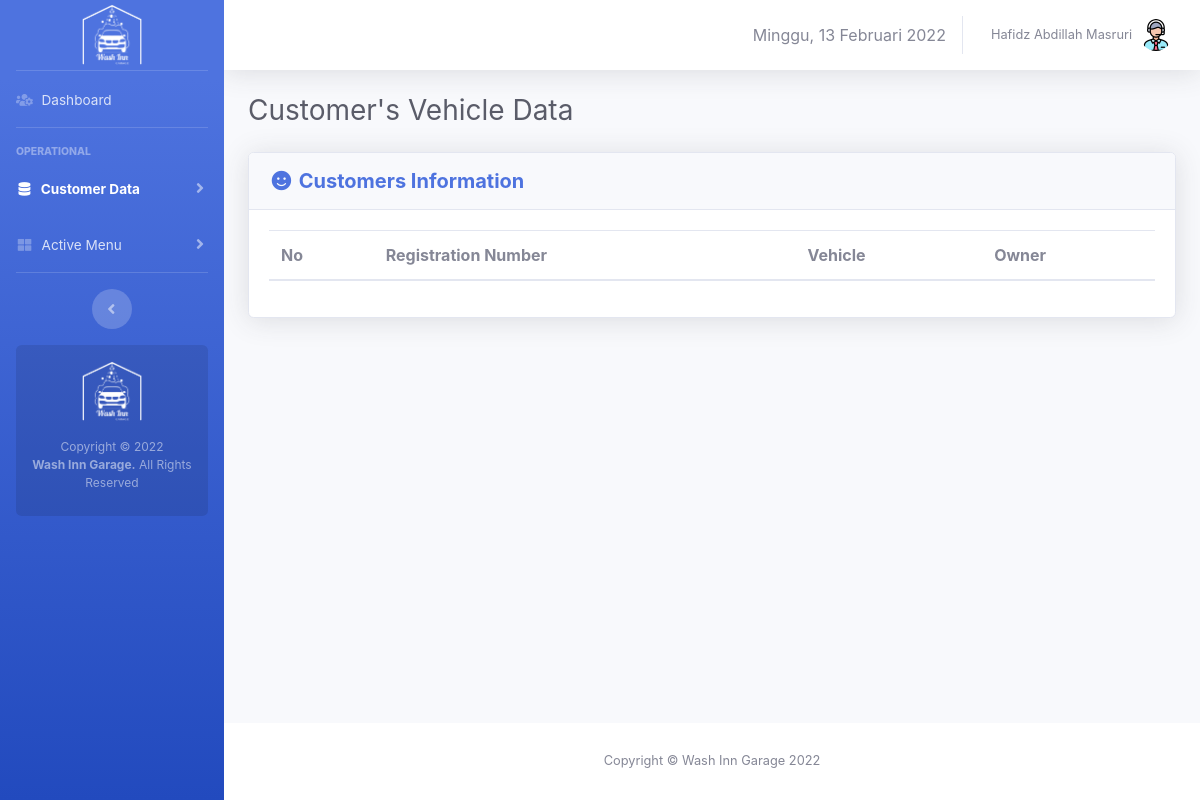
Before: /operator/customer-vehicle.php (signed in) with the older database file.
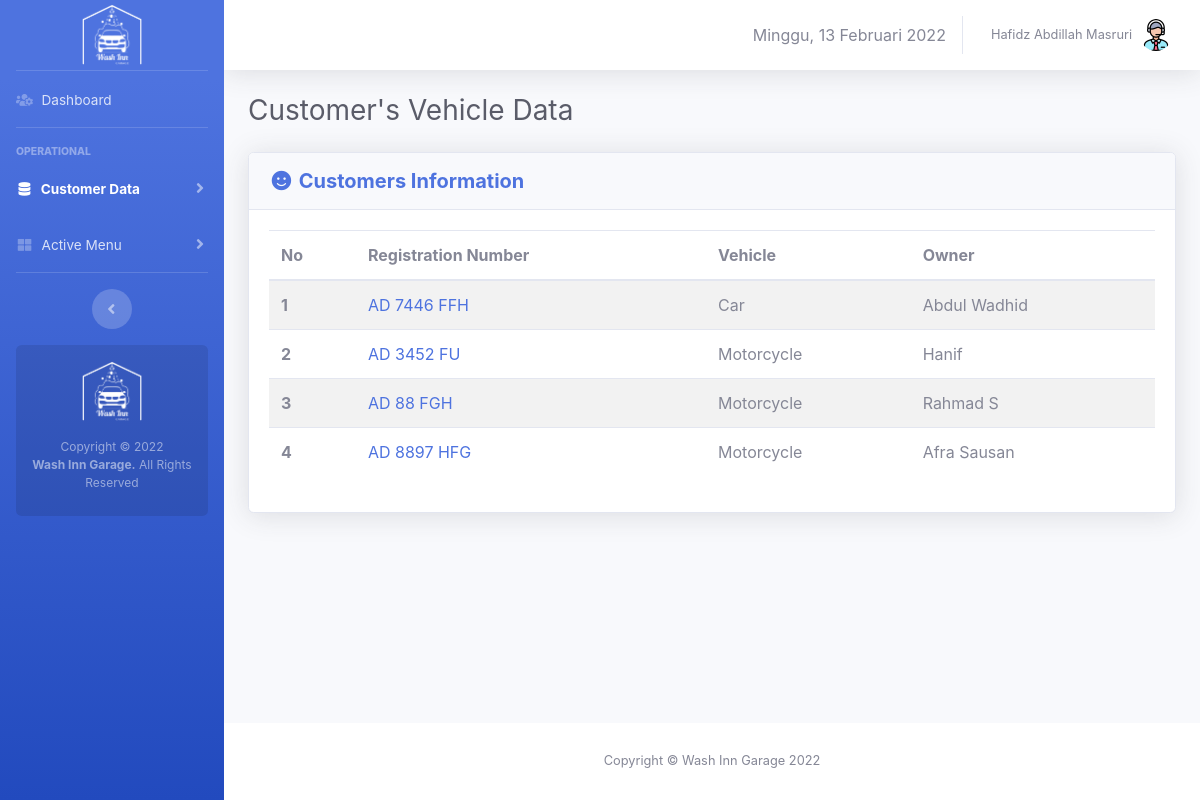
After: the same page with the newer database file.
### tables this page shows
CREATE TABLE `vehicles` (
  `id` int(10) NOT NULL,
  `vehicletype` varchar(10) NOT NULL,
  `platnomor` varchar(12) NOT NULL,
  `owner_id` int(10) NOT NULL
);

CREATE TABLE `customers` (
  `id` int(10) NOT NULL,
  `fullname` varchar(100) NOT NULL,
  `phone` varchar(20) NOT NULL,
  `email` varchar(100) NOT NULL,
  `membership` enum('member','customer') NOT NULL DEFAULT 'customer',
  `membership_point` int(10) NOT NULL
);

### core/init.php (called while the page is built, shortened)
<?php
if (!empty($_SERVER['HTTPS']) && ('on' == $_SERVER['HTTPS'])) {
  $home = 'https://';
} else {
  $home = 'http://';
}
$home   .= $_SERVER['HTTP_HOST'] . '/washinngarage';
$assets  = $home . '/assets';

### operator/customer-vehicle.php (the view, shortened to what this page needs)
<?php
require_once 'operator-only.php';
$i = 1;
$query_getVehicles = "SELECT * FROM vehicles";
$execute_getVehicles = mysqli_query($link, $query_getVehicles);
?>
<!DOCTYPE html>
<html>
<head>
    <link rel="stylesheet" type="text/css" href="<?= $assets ?>/css/sb-admin-2.min.css">
    <link href="<?= $assets ?>/vendor/fontawesome-free/css/all.min.css" rel="stylesheet" type="text/css">
    <link href="<?= $assets ?>/vendor/datatables/dataTables.bootstrap4.min.css" rel="stylesheet">
</head>
<body class="page-top">
    <div id="wrapper">
        <?php require_once 'view-template/sidebar.php'; ?>
        <div id="content-wrapper" class="d-flex flex-column">
            <div id="content">
                <?php require_once 'view-template/topbar.php'; ?>
                <div class="container-fluid">
                    <div class="d-sm-flex align-items-center justify-content-between mb-4">
                        <h1 class="h3 mb-0 text-gray-800">Customer's Vehicle Data </h1>
                    </div>
                    <div class="row">
                        <div class="col-xl-12 col-lg-12" id="panelUtama">
                            <div class="card shadow mb-4">
                                <div class="card-header py-3 d-flex flex-row align-items-center justify-content-between">
                                    <h5 class="m-0 font-weight-bold text-primary"><i class="fas fa-smile fa-fw"></i> Customers Information</h5>
                                </div>
                                <div class="card-body">
                                    <table class="table table-striped" id="services">
                                        <thead>
                                            <tr>
                                                <th scope="col">No</th>
                                                <th scope="col">Registration Number</th>
                                                <th scope="col">Vehicle</th>
                                                <th scope="col">Owner</th>
                                            </tr>
                                        </thead>
                                        <tbody>
                                            <?php while ($vehicle = mysqli_fetch_assoc($execute_getVehicles)) {
                                                $id = $vehicle['owner_id'];
                                                $query_getOwner = "SELECT * FROM customers WHERE id = '$id'";
                                                $execute_getOwner = mysqli_query($link, $query_getOwner);
                                                $owner = mysqli_fetch_assoc($execute_getOwner);
                                                $ownername = $owner['fullname'];
                                                $vehicleid = $vehicle['id'];
                                            ?>
                                                <tr onclick="openDetail('<?= $ownername . '\',\'' . $vehicle['vehicletype'] . '\',\'' . $vehicle['platnomor'] . '\',\'' . $vehicleid ?>')">
                                                    <th scope="row"><?= $i ?></th>
                                                    <td><a href="#" class="text-decoration-none"><?= $vehicle['platnomor'] ?></a></td>
                                                    <td><?= ($vehicle['vehicletype'] == 'Mobil') ? 'Car' : 'Motorcycle' ?></td>
                                                    <td><?= $ownername ?></td>
                                                </tr>
                                            <?php $i++;
                                            } ?>
                                        </tbody>
                                    </table>
                                </div>
                            </div>
                        </div>
                    </div>
                </div>
            </div>
            <?php require_once "view-template/footer.php" ?>
        </div>
    </div>
</body>
</html>

Changed rows visible on the page:
added vehicles: platnomor "AD 7446 FFH", vehicletype "Car", customers.fullname "Abdul Wadhid"
added vehicles: platnomor "AD 3452 FU", vehicletype "Motorcycle", customers.fullname "Hanif"
added vehicles: platnomor "AD 88 FGH", vehicletype "Motorcycle", customers.fullname "Rahmad S"
added vehicles: platnomor "AD 8897 HFG", vehicletype "Motorcycle", customers.fullname "Afra Sausan"
